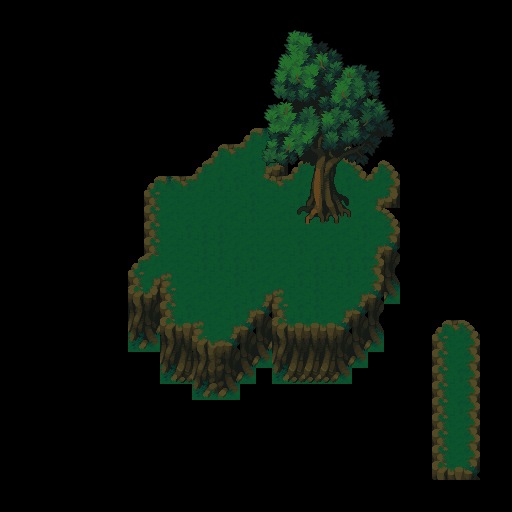

Rendered tile map (Tiled .tmx) drawn with the repository's tilesets; below, a short description and the map source with its tile grids summarised:
An orthogonal 32x32 tile map with 16x16 px tiles, 4 tile layers (Back, Walls, Walls2, Front), 2 tilesets.

<map version="1.10" tiledversion="1.10.2" orientation="orthogonal" renderorder="right-down" width="32" height="32" tilewidth="16" tileheight="16" infinite="0" nextlayerid="30" nextobjectid="1">
 <tileset firstgid="1" source="../../Tilesets/fairy_forest_tileset.tsx" />
 <tileset firstgid="261" source="../../Tilesets/fairy_forest_trees.tsx" />
 <layer id="1" name="Back" width="32" height="32">
  <data>[1024 cells, 181 non-empty, 26 distinct tile ids]</data>
 </layer>
 <layer id="27" name="Walls" width="32" height="32">
  <data>[1024 cells, 51 non-empty, 15 distinct tile ids]</data>
 </layer>
 <layer id="28" name="Walls2" width="32" height="32">
  <data>[1024 cells, 6 non-empty, 6 distinct tile ids]</data>
 </layer>
 <layer id="29" name="Front" width="32" height="32">
  <data>[1024 cells, 131 non-empty, 114 distinct tile ids]</data>
 </layer>
</map>
